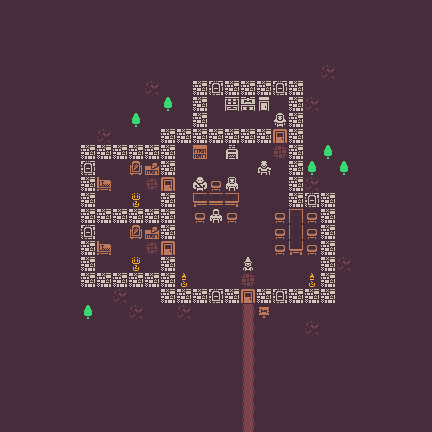

Tiled map render using the project's own tile images. Description and the map definition, with tile-layer contents summarised, below:
An orthogonal 27x27 tile map with 16x16 px tiles, 1 tile layer (Warstwa Kafelków 1).

<map version="1.2" tiledversion="1.2.4" orientation="orthogonal" renderorder="right-up" width="27" height="27" tilewidth="16" tileheight="16" infinite="0" nextlayerid="2" nextobjectid="1">
 <tileset firstgid="1" source="tileset_colored.tsx" />
 <layer id="1" name="Warstwa Kafelków 1" width="27" height="27">
  <data>[729 cells, 729 non-empty, 32 distinct tile ids]</data>
 </layer>
</map>
